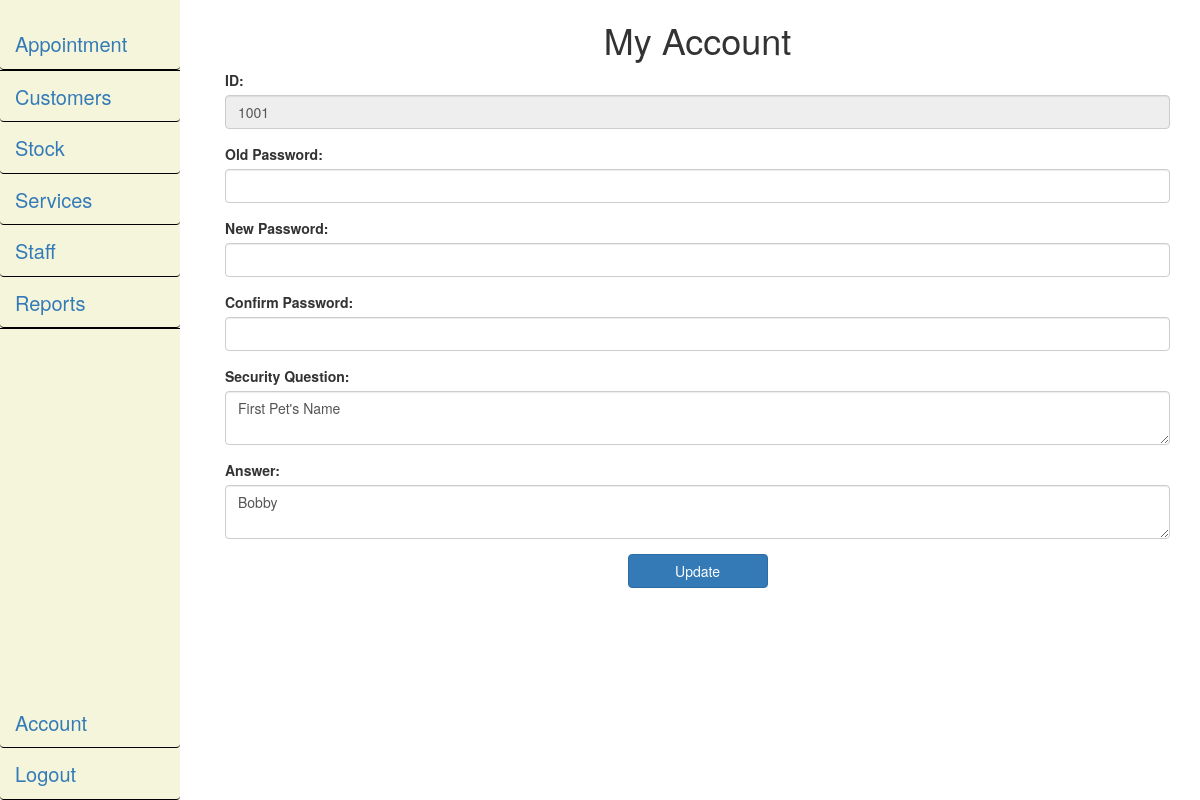
/user_module_account_setting.php (signed in), run on an earlier commit of the app's database.
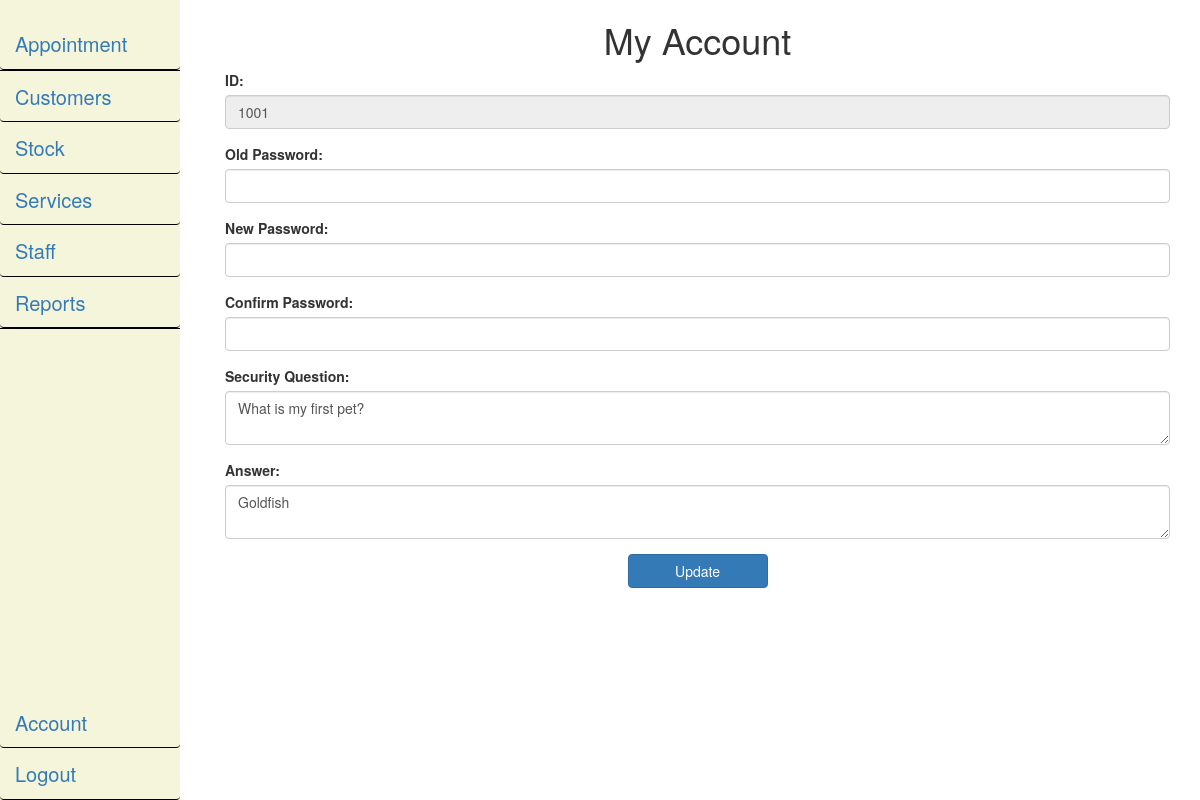
And on a later commit of the database.
### tables this page shows
CREATE TABLE `user` (
  `userID` int(11) NOT NULL,
  `userPass` varchar(255) NOT NULL,
  `secQuestion` varchar(250) DEFAULT NULL,
  `secAnswer` varchar(250) DEFAULT NULL
);

### session_check.php (called while the page is built, shortened)
<?php
include 'dbconnect.php';
$user = $_SESSION['loggedUser'];
$sql = mysqli_query($connect, "SELECT * FROM staff WHERE staffID = '$user'");
$row = mysqli_fetch_array($sql,MYSQLI_ASSOC);
$loggedUser = $row['staffID'];
?>

### user_module_account_setting.php (the view, shortened to what the changed rows need)
<!DOCTYPE html>
<html lang="en">
<?php
include "session_check.php";
?>
<head>
    <link href="css/bootstrap.min.css" rel="stylesheet" />
	<link href="css/nav_style.css" rel="stylesheet"/>
</head>
<body>
    <div class="container">
        <div class="row">
            <div class="col-md-10">
<?php
if($_SERVER["REQUEST_METHOD"] == "POST")
{
    $sql = "SELECT * FROM user WHERE userID = " . $loggedUser;
    if (mysqli_query($connect, $sql))
    {
        $results = mysqli_query($connect, $sql);
        $row = mysqli_fetch_array($results);
        $SQ = $row['secQuestion'];
        $SA = $row['secAnswer'];
        $storedPWS = $row['userPass'];
        mysqli_free_result($results);
        $userSQ = $userSA = $message = "";
        $hasError = false;
        $hasNewPws = $hasNewSQ = $hasNewSA = false;
        $input_OPWS = $_POST["userOPWS"];
        $input_PWS = $_POST["userPWS"];
        $input_CPWS = $_POST["userCPWS"];
        if(!(empty($input_PWS)))
        {
            $pws_hash = password_hash($input_PWS, PASSWORD_DEFAULT);
            if(password_verify($input_OPWS, $storedPWS))
            {
                if($input_PWS != $input_CPWS)
                {
                    $cpws_error = "Entered new password does not match re-entered password.";
                    $hasError = true;
                }
                else
                {
                    $hasNewPws = true;
                }
            }
            else
            {
                $opws_error = "Entered old password does not match current password.";
                $hasError = true;
            }
        }
        else
        {
            $hasNewPws = false;
        }
        $input_SQ = SanitizeData($_POST["userSQ"]);
        if(empty($input_SQ) || ($input_SQ == $SQ)){
            $hasNewSQ = false;
        }
        else
        {
            $hasNewSQ = true;
            $userSQ = MysqliEscape($connect, $input_SQ);
        }
        $input_SA = SanitizeData($_POST["userSA"]);
        if(empty($input_SA) || ($input_SA == $SA)){
            $hasNewSA = false;
        }
        else
        {
            $hasNewSA = true;
            $userSA = MysqliEscape($connect, $input_SA);
        }
        if(!($hasError))
        {
            if($hasNewPws && !($hasNewSQ) && !($hasNewSA))
            {
                $sql = "UPDATE user SET userPass = '$pws_hash' WHERE userID = " . $loggedUser;
            }
            else if($hasNewSQ && !($hasNewPws) && !($hasNewSA))
            {
                $sql = "UPDATE user SET secQuestion = '$userSQ' WHERE userID = " . $loggedUser;
            }
            else if($hasNewSA && !($hasNewPws) && !($hasNewSQ))
            {
                $sql = "UPDATE user SET secAnswer = '$userSA' WHERE userID = " . $loggedUser;
            }
            else if($hasNewPws && $hasNewSA && !($hasNewSQ))
            {
                $sql = "UPDATE user SET userPass = '$pws_hash', secAnswer = '$userSA' WHERE userID = " . $loggedUser;
            }
            else if($hasNewPws && $hasNewSQ && !($hasNewSA))
            {
                $sql = "UPDATE user SET userPass = '$pws_hash', secQuestion = '$userSQ' WHERE userID = " . $loggedUser;
            }
            else if($hasNewSA && $hasNewSQ && !($hasNewPws))
            {
                $sql = "UPDATE user SET secQuestion = '$userSQ', secAnswer = '$userSA' WHERE userID = " . $loggedUser;
            }
            else if($hasNewPws && $hasNewSQ && $hasNewSA)
            {
                $sql = "UPDATE user SET userPass = '$pws_hash', secQuestion = '$userSQ', secAnswer = '$userSA' WHERE userID = " . $loggedUser;
            }
            runQuery($connect, $sql);
        }
    }
    else
    {
       $server_comm_error = "Error: " . $sql . "</br>" . die(mysqli_error($connect));
    }
    mysqli_close($connect);
}
else
{
    $sql = "SELECT * FROM user WHERE userID = " . $loggedUser;
    if (mysqli_query($connect, $sql))
    {
        $results = mysqli_query($connect, $sql);
        $row = mysqli_fetch_array($results);
        $SQ = $row['secQuestion'];
        $SA = $row['secAnswer'];
    }
    else
    {
        $server_comm_error = "Error: " . $sql . "</br>" . die(mysqli_error($connect));
    }
}
?>
                <h1>My Account</h1>
                <form id="nform" name="nform" method="post" action="user_module_account_setting.php">
                    <div class="form-group">
                        <label for="inputSQ">Security Question: </label>
                        <textarea id="inputSQ" name="userSQ" class="form-control" maxlength="250"><?php
                                if($_SERVER["REQUEST_METHOD"] == "POST")
                                    echo $_POST["userSQ"];
                                else
                                    echo $SQ; ?></textarea>
                    </div>
                    <div class="form-group">
                        <label for="userSA">Answer: </label>
                        <textarea id="inputSA" name="userSA" class="form-control" maxlength="250"><?php
                                if($_SERVER["REQUEST_METHOD"] == "POST")
                                    echo $_POST["userSA"];
                                else
                                    echo $SA; ?></textarea>
                    </div>
                </form>
            </div>
        </div>
    </div>
</body>
</html>

What changed in the data, as far as the page shows it:
changed user: userSQ "First Pet's Name" → "What is my first pet?"; userSA "Bobby" → "Goldfish"
